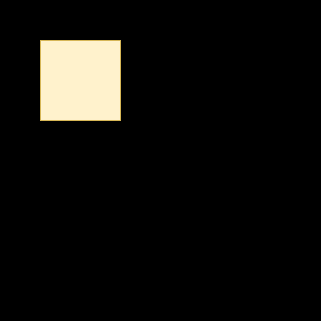
%> input picture Lab07/data/img_1.png, 321 x 321 px
$ octave CalculateShift.m   (GNU Octave 9; MATLAB toolbox functions it lacks are replaced by stand-ins)
%> lines starting %> are read from the running program, lines starting %| are printed output that depends on the picture; in (x1, y1, x2, y2) boxes, pixels count from 0 and x2, y2 are one past the last pixel; in counts of white or black regions, pixels touching at a corner belong together; the program's own positions count from 1
%> further down, frame1 is the input picture: size 321x321x3 uint8; mean R, G, B 16.1, 15.2, 12.6
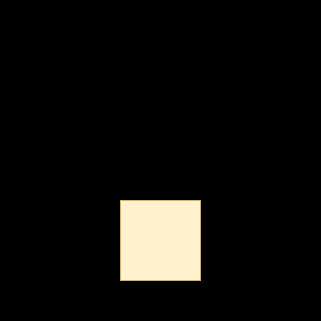
%> input picture Lab07/data/img_2.png, 321 x 321 px
%> further down, frame2 is the input picture: size 321x321x3 uint8; mean R, G, B 16.1, 15.2, 12.6
### Lab07/code/FindCorners.m

function [I, row, col, count] = FindCorners(frame, dx, dy, g, threshold, r, alpha)
%> called with dx = [-1 0 1; -1 0 1; -1 0 1], dy = [-1 -1 -1; 0 0 0; 1 1 1], threshold = 20, r = 6, alpha = 0.04
    %%% Input
    % frame: image read from source
    % dx: horizontal gradient filter
    % dy: vertical gradient filter
    % g: Gaussian filter (filter size: 2*n_x_sigma*sigma)
    % threshold: threshold for finding local maximum (0 ~ 1000)
    % r: k for calculate Rv
    %%% Output
    % I: double type converted from "frame"
    % row, col: the detected corners' locations
    % count: the number of interest points, which avoid the image's edge

    %% Convert frame to double type
    I = double(frame);
    figure;
    imagesc(frame);
    [ymax, xmax, ~] = size(I);
%> ymax = 321; xmax = 321

    %%%%%%%%%%%%%%%%%%%%%%%%%%% Interest Points %%%%%%%%%%%%%%%%%%%%%%%%%%%%%%%%

    %%
    %%% get image gradient

    % Grayscale
    R = I(:, :, 1);
    G = I(:, :, 2);
    B = I(:, :, 3);
    Ig = 0.299*R + 0.587*G + 0.144*B;

    % calculate Ix
    Ix = imfilter(Ig, dx);
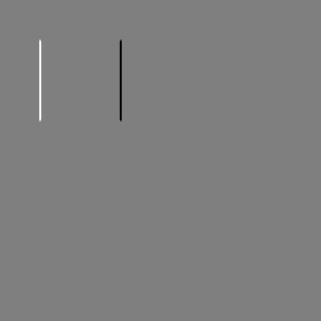
%> Ix: size 321x321 double; min -743, max 743, mean 0; drawn with min black and max white

    % calcualte Iy
    Iy = imfilter(Ig, dy);

    %%% get all components of second moment matrix M = [[Ix2 Ixy];[Iyx Iy2]];
    %%% note Ix2 Ixy Iy2 are all Gaussian smoothed

    % calculate Ix2
    Ix2 = imfilter(Ix.*Ix, g);

    % calculate Iy2
    Iy2 = imfilter(Iy.*Iy, g);

    % calculate Ixy
    Ixy = imfilter(Ix.*Iy, g);

    %% visualize Ixy
    figure;
    imagesc(Ixy);

    %-------------------------- Demo Check Point -----------------------------%

    %%
    %%% get corner response function R = det(M)-alpha*trace(M)^2

    % calculate R
    R = zeros(ymax, xmax);
    for i = 1:ymax
        for j = 1:xmax
            M = [Ix2(i,j) , Ixy(i,j) ; Ixy(i,j) , Iy2(i,j)];
            R(i,j) = det(M) - alpha * trace(M) ^ 2;
        end
    end
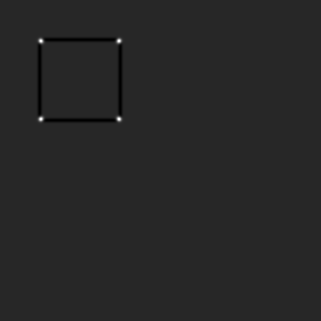
%> R: size 321x321 double; min -1.17e+09, max 6.3e+09, mean -7867101; drawn with min black and max white

    %% make max R value to be 1000
    R = (1000 / max(max(R))) * R; % be aware of if max(R) is 0 or not

    %% using B = ordfilt2(A,order,domain) to implment a maxfilter
    sze = 2*r + 1; % domain width

    %%% find local maximum and get RBinary.
    % calculate MX
    MX = ordfilt2(R, sze^2, ones(sze,sze));

    % calculate RBinary
    RBinary = (MX > threshold) & (MX == R);
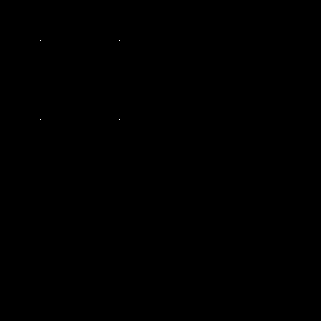
%> RBinary: size 321x321 logical; 0% white in thin lines or dots, all inside (x1, y1, x2, y2) = (40, 40, 120, 120)

    %% get location of corner points not along image's edges
    offe = r-1;
    count = sum(sum(RBinary(offe:size(RBinary, 1) - offe, offe:size(RBinary,2) - offe))); % How many interest points, avoid the image's edge
%> count = 4
    R = R*0;
%> R: size 321x321 double; every value is 0
    R(offe:size(RBinary, 1) - offe, offe:size(RBinary, 2) - offe) = RBinary(offe:size(RBinary, 1) - offe, offe:size(RBinary, 2) - offe);
    [row,col] = find(R);
%> row = [41; 120; 41; 120]; col = [41; 41; 120; 120]

end

### Lab07/code/CalculateShift.m
% My Harris detector
% The code calculates
% the Harris Feature/Interest Points (FP or IP)
% and compute how much the rectangle is shifted between two images

% When you execute the code, the test image file will open
% then the code will print out and display the feature points.
% You can select the number of FPs by changing the variables

%%%
% corner: significant change in all directions for a sliding window
%%%

clear; clc;

%%
% parameters
% corner response related
sigma = 2;
n_x_sigma = 6;
alpha = 0.04;

% maximum suppression related
threshold = 20;     % should be between 0 and 1000
r = 6;              % k for calculate Rv

%%
% filter kernels
dx = [-1 0 1; -1 0 1; -1 0 1];              % horizontal gradient filter
dy = dx';                                   % vertical gradient filter
g = fspecial('gaussian', max(1, fix(2 * n_x_sigma*sigma)), sigma); % Gaussien Filter: filter size 2*n_x_sigma*sigma

%% load image
frame1 = imread('../data/img_1.png');
frame2 = imread('../data/img_2.png');

%% Find corners in frame1 and frame2
[I1, r1, c1, count1] = FindCorners(frame1, dx, dy, g, threshold, r, alpha);
%> r1 = [41; 120; 41; 120]; c1 = [41; 41; 120; 120]; count1 = 4
[I2, r2, c2, count2] = FindCorners(frame2, dx, dy, g, threshold, r, alpha);
%> call 2 of FindCorners, with dx = [-1 0 1; -1 0 1; -1 0 1], dy = [-1 -1 -1; 0 0 0; 1 1 1], threshold = 20, r = 6, alpha = 0.04
%> after the loop in FindCorners (call 2), `for i = 1:ymax`:
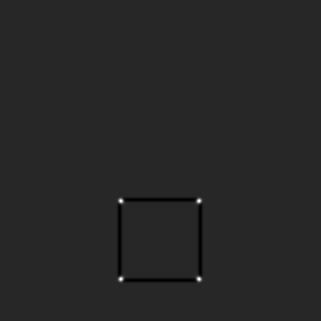
%> R: size 321x321 double; min -1.17e+09, max 6.3e+09, mean -7867101; mean of the top-left, top-right, bottom-left and bottom-right quarters 0, 0, -15734354.7, -15636625.8; drawn with min black and max white
%> in FindCorners (call 2), `RBinary = (MX > threshold) & (MX == R);`: RBinary: size 321x321 logical; 0% white in thin lines or dots, all inside (x1, y1, x2, y2) = (120, 200, 200, 280)
%> in FindCorners (call 2), `R = R*0;`: R: size 321x321 double; every value is 0
%> in FindCorners (call 2), `[row,col] = find(R);`: row = [201; 280; 201; 280]; col = [121; 121; 200; 200]
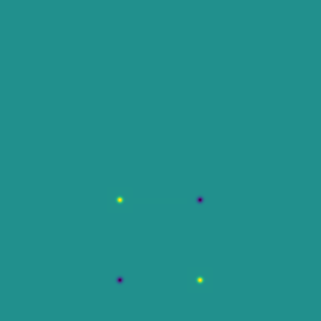
%> displayed picture: size 321x321x3, on the screen's scale of 0 to 255; mean R, G, B 33.1, 144, 140.9; mean of the top-left, top-right, bottom-left and bottom-right quarters 106, 106, 106, 106
%> r2 = [201; 280; 201; 280]; c2 = [121; 121; 200; 200]; count2 = 4

%% Display the detected corners in frame1
% To show these two images, please refer to the MyHarrisCornerDetector.m
figure();
imagesc(uint8(I1));
hold on;
plot(c1, r1, 'or', 'MarkerSize', 5, 'LineWidth', 1);

%% Display the detected corners in frame2
figure();
imagesc(uint8(I2));
hold on;
plot(c2, r2, 'or', 'MarkerSize', 5, 'LineWidth', 1);
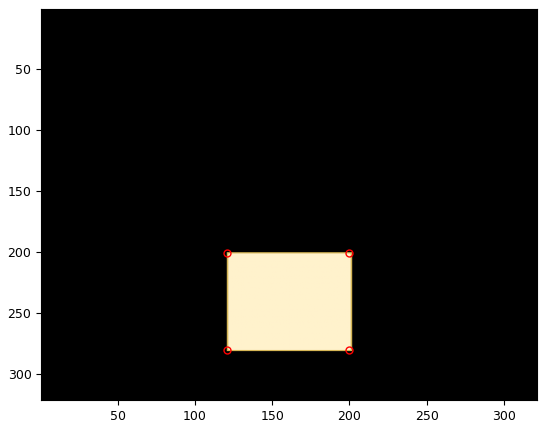
%> figure redrawn from the program's plot data

%% Calculate shift
center1 = [(r1(1)+r1(4))/2 (c1(1)+c1(4))/2];
%> center1 = [80.5 80.5]
center2 = [(r2(1)+r2(4))/2 (c2(1)+c2(4))/2];
%> center2 = [240.5 160.5]
shift_row = center2(1) - center1(1);
%> shift_row = 160
shift_col = center2(2) - center1(2);
%> shift_col = 80

% Show how much the rectangle is shifted between two images
fprintf("Row shifted: %d \n", shift_row);
%| Row shifted: 160
fprintf("Col shifted: %d \n", shift_col);
%| Col shifted: 80

return;
